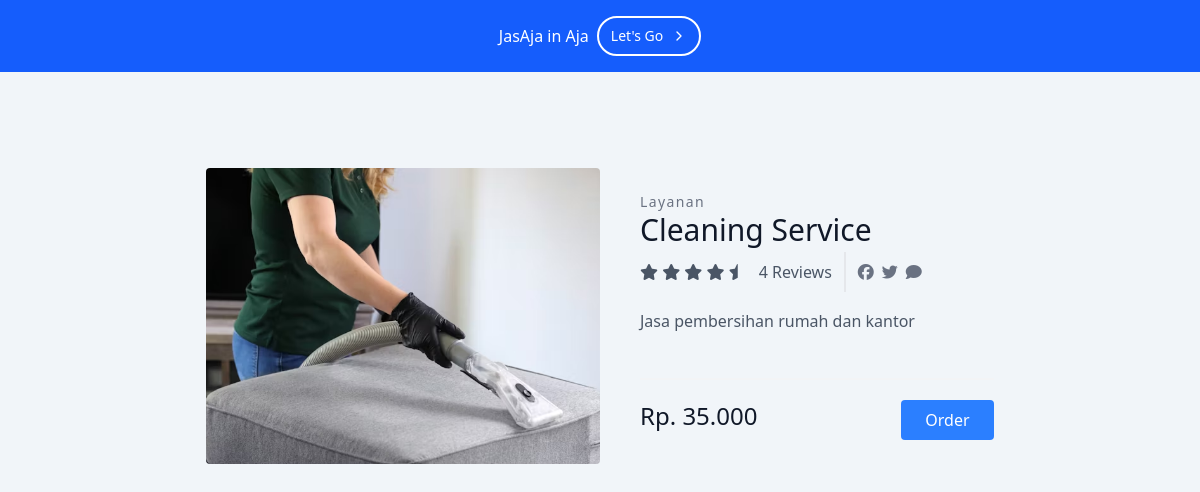
The page /user/detail/2.php on the database its author committed.
### tables this page shows
CREATE TABLE `services` (
  `id` int(11) NOT NULL,
  `name` varchar(100) NOT NULL,
  `description` text DEFAULT NULL,
  `price` int(11) NOT NULL
);

### user/detail/2.php (the view, shortened to what this page needs)
<?php
include "../../admin/koneksi.php";
$sql = "SELECT * FROM services";
$result = mysqli_query($conn, $sql);
$service = [];
if (mysqli_num_rows($result) > 0) {
    while ($row = mysqli_fetch_assoc($result)) {
        $service[] = $row;
    }
}
?>
<!DOCTYPE html>
<html class="scroll-smooth">
  <head>
    <script src="https://cdn.jsdelivr.net/npm/@tailwindcss/browser@4"></script>
    <link
      href="https://cdn.jsdelivr.net/npm/daisyui@5"
      rel="stylesheet"
      type="text/css"
    />
    <script src="https://cdn.jsdelivr.net/npm/@tailwindcss/browser@4"></script>
  </head>
  <body class="min-h-screen bg-slate-100">
    <div class="mx-auto">
      <div
        class="bg-blue-600 bg-[url('https://preline.co/assets/svg/examples/abstract-1.svg')] bg-no-repeat bg-cover bg-center p-4 text-center"
      >
        <div class="flex flex-wrap justify-center items-center gap-2">
          <p class="inline-block text-white">JasAja in Aja</p>
          <a
            class="py-1.5 px-2.5 md:py-2 md:px-3 inline-flex items-center gap-x-2 text-sm font-medium rounded-full border-2 border-white text-white hover:border-white/70 hover:text-white/70 focus:outline-hidden focus:border-white/70 focus:text-white/70 disabled:opacity-50 disabled:pointer-events-none"
            href="../product.php"
          >
            Let's Go
            <svg
              class="shrink-0 size-4"
              xmlns="http://www.w3.org/2000/svg"
              width="24"
              height="24"
              viewBox="0 0 24 24"
              fill="none"
              stroke="currentColor"
              stroke-width="2"
              stroke-linecap="round"
              stroke-linejoin="round"
            >
              <path d="m9 18 6-6-6-6" />
            </svg>
          </a>
        </div>
      </div>
    </div>
    <section class="text-gray-600 body-font overflow-hidden min-h-screen">
      <div class="container px-5 py-24 mx-auto">
        <div class="lg:w-4/5 mx-auto flex flex-wrap">
          <img
            alt="ecommerce"
            class="lg:w-1/2 w-full lg:h-auto h-64 object-cover object-center rounded"
            src="../product/2.png"
          />
          <div class="lg:w-1/2 w-full lg:pl-10 lg:py-6 mt-6 lg:mt-0">
            <h2 class="text-sm title-font text-gray-500 tracking-widest">
              Layanan
            </h2>
            <h1 class="text-gray-900 text-3xl title-font font-medium mb-1">
              <?php echo $service[1]['name']?>
            </h1>
            <div class="flex mb-4">
              <span class="flex items-center">
                <p>
                  <i class="fa-solid fa-star"></i>
                  <i class="fa-solid fa-star"></i>
                  <i class="fa-solid fa-star"></i>
                  <i class="fa-solid fa-star"></i>
                  <i class="fa-solid fa-star-half"></i>
                </p>
                <span class="text-gray-600 ml-3">4 Reviews</span>
              </span>
              <span
                class="flex ml-3 pl-3 py-2 border-l-2 border-gray-200 space-x-2s gap-2"
              >
                <a class="text-gray-500">
                  <p><i class="fa-brands fa-facebook"></i></p>
                </a>
                <a class="text-gray-500">
                  <p><i class="fa-brands fa-twitter"></i></p>
                </a>
                <a class="text-gray-500">
                  <i class="fa-solid fa-comment"></i>
                </a>
              </span>
            </div>
            <p class="leading-relaxed">
             <?php echo $service[1]['description']?>
            </p>
            <div
              class="flex mt-6 items-center pb-5 border-b-2 border-gray-100 mb-5"
            >
            </div>
            <div class="flex">
              <span class="title-font font-medium text-2xl text-gray-900"
                >Rp. <?php echo number_format($service[1]['price'], 0, ',', '.'); ?></span
              >
              <button
                class="flex ml-auto text-white bg-blue-500 border-0 py-2 px-6 focus:outline-none hover:bg-blue-600 rounded"
                id="order"
              >
                Order
              </button>
            </div>
          </div>
        </div>
      </div>
    </section>
  </body>
</html>

### rows shown on the page
services: name "Cleaning Service", description "Jasa pembersihan rumah dan kantor", price "35.000"
